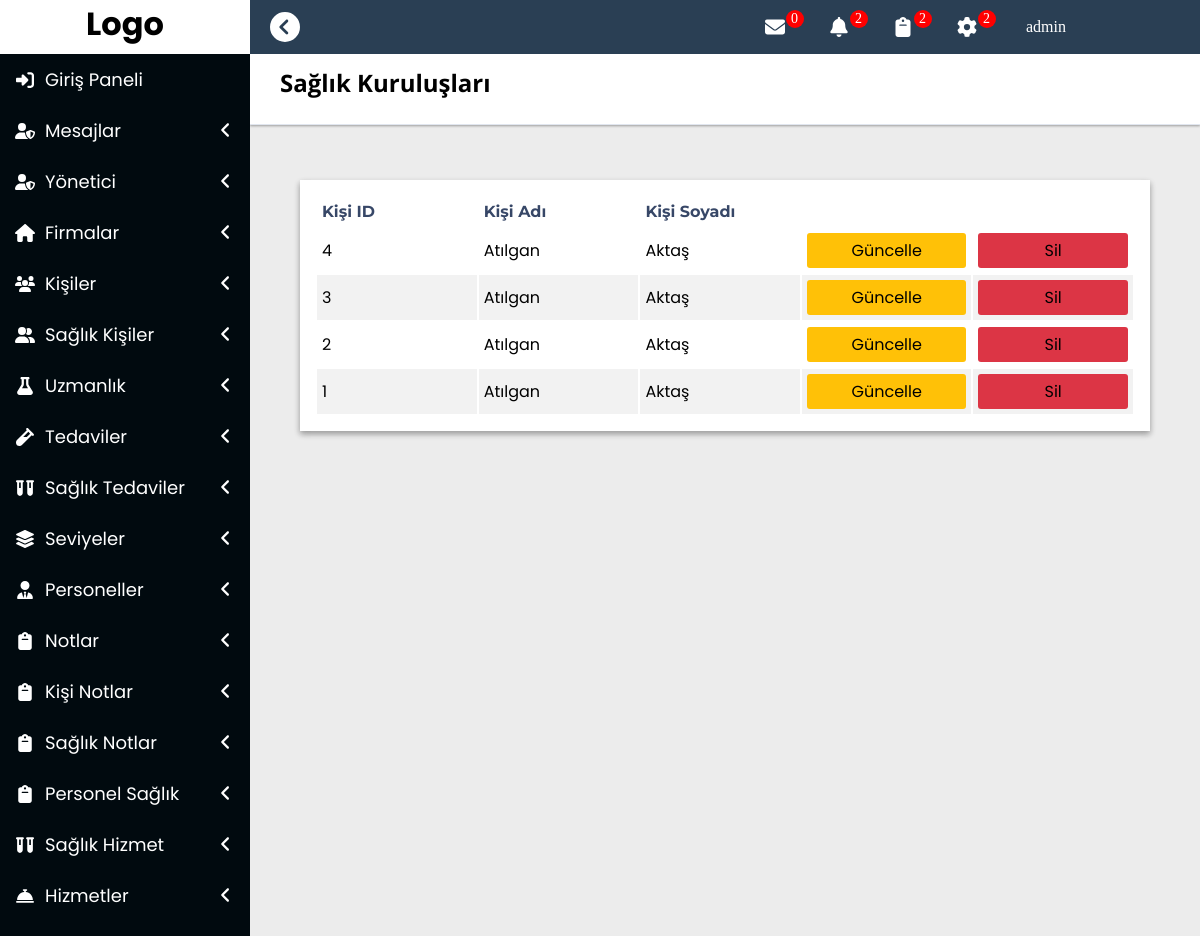
The page /kisilerlistele/ (signed in) on the database its author committed.
### base/models.py (models this page shows, shortened)
class Kisiler(models.Model):
    ad = models.CharField(max_length = 50,null=False,blank=False,verbose_name = "Ad")
    soyad = models.CharField(max_length = 50,null=False,blank=False,verbose_name = "Soyad")
    gorev = models.CharField(max_length = 50,null=False,blank=False,verbose_name = "Gorev")
    telefon = models.PositiveIntegerField(null=False,blank=False,verbose_name = "Telefon")
    mail = models.EmailField(max_length = 50,null=False,blank=False,verbose_name = "E-mail")
    linkedin = models.CharField(max_length = 50,verbose_name = "LinkedIn")
    whatsapp = models.CharField(max_length = 50,verbose_name = "Whatsapp")
    instagram = models.CharField(max_length = 50,verbose_name = "Instagram")
    eklenmeTarihi = models.DateTimeField(auto_now_add=True,verbose_name="Oluşturulma Tarihi")
    class Meta:
        ordering = ['-eklenmeTarihi']

### base/views.py (the view)
# urls.py: path('kisilerlistele/', views.kisilerListele, name = "kisilerListele"),
def kisilerListele(request):
    mesajlar = Mesajlar.objects.filter(alıcı=request.user,okundu=False)
    mesajlarAdet = len(mesajlar)
    kisiler = Kisiler.objects.all()
    context={
        "mesajlar":mesajlar,
        "mesajlarAdet":mesajlarAdet,
        "kisiler":kisiler
    }
    return render(request,"Listele/kisiler.html",context)

### templates/Listele/kisiler.html
{% extends "layout.html" %}
{% block body %}
<div class="ContentLayout">
    <div class="Pagination">
        <h1>Sağlık Kuruluşları</h1>
    </div>
    <div class="SubContent">
        <div class="tablo">
            <table>
                <thead>
                    <tr>
                        <td>Kişi ID</td>
                        <td>Kişi Adı</td>
                        <td>Kişi Soyadı</td>
                    </tr>
                </thead>
                <tbody>
                    {% for kisi in kisiler %}
                    <tr>
                        <td>{{kisi.id}}</td>
                        <td>{{kisi.ad}}</td>
                        <td>{{kisi.soyad}}</td>
                        <td><a href="{% url 'base:kisilerDuzenle' kisi.id %}" class = "btn-update">Güncelle</a></td>
                        <td><a href="{% url 'base:kisilerSil' kisi.id %}" class = "btn-delete">Sil</a> </td>
                    </tr>
                    {% endfor %}
                </tbody>
            </table>
        </div>
    </div>
</div>
{% endblock body %}

### templates/layout.html (shortened to what this page needs)
<!DOCTYPE html>
{% load static %}
<html lang="en">
<head>
    <link rel="stylesheet" href="{% static 'css/style.css' %}">
</head>
<body>
    <div id="Layout">
        <div id="SideMenu">
            <div id="Logo">
                <h1>Logo</h1>
            </div>
            <ul>
                <li class="treeview">
                    <a href="{% url 'user:login' %}">
                        <i class="fa fa-sign-in-alt"></i>
                        <span>Giriş Paneli</span>
                    </a>
                </li>
                <li class="treeview">
                    <a href="#">
                        <i class="fa fa-user-shield" ></i>
                        <span>Mesajlar</span>
                        <div class="pull-right">
                            <i class="fa fa-angle-left"></i>
                        </div>
                    </a>
                </li>
                <li class="treeview">
                    <a class="ignore-click"  href="#">
                        <i class="fa fa-user-shield"></i>
                        <span>Yönetici</span>
                        <div class="pull-right">
                            <i class="fa fa-angle-left"></i>
                        </div>
                    </a>
                </li>
                <li class="treeview">
                    <a href="#">
                        <i class="fa fa-home" ></i>
                        <span>Firmalar</span>
                        <div class="pull-right">
                            <i class="fa fa-angle-left"></i>
                        </div>
                    </a>
                </li>
                <li class="treeview">
                    <a class="ignore-click" href="#">
                        <i class="fa fa-users"></i>
                        <span>Kişiler</span>
                        <div class="pull-right">
                            <i class="fa fa-angle-left"></i>
                        </div>
                    </a>
                </li>
                <li class="treeview">
                    <a class="ignore-click" href="#">
                        <i class="fa fa-user-friends"></i>
                        <span>Sağlık Kişiler</span>
                        <div class="pull-right">
                            <i class="fa fa-angle-left"></i>
                        </div>
                    </a>
                </li>
                <li class="treeview">
                    <a class="ignore-click" href="#">
                        <i class="fa fa-flask"></i>
                        <span>Uzmanlık</span>
                        <div class="pull-right">
                            <i class="fa fa-angle-left"></i>
                        </div>
                    </a>
                </li>
                <li class="treeview">
                    <a class="ignore-click" href="#">
                        <i class="fa fa-vial"></i>
                        <span>Tedaviler</span>
                        <div class="pull-right">
                            <i class="fa fa-angle-left"></i>
                        </div>
                    </a>
                </li>
                <li  class="treeview">
                    <a class="ignore-click" href="#">
                        <i class="fa fa-vials"></i>
                        <span>Sağlık Tedaviler</span>
                        <div class="pull-right">
                            <i class="fa fa-angle-left"></i>
                        </div>
                    </a>
                </li>
                <li class="treeview">
                    <a class="ignore-click" href="#">
                        <i class="fa fa-layer-group"></i>
                        <span>Seviyeler</span>
                        <div class="pull-right">
                            <i class="fa fa-angle-left"></i>
                        </div>
                    </a>
                </li>
                <li class="treeview">
                    <a class="ignore-click" href="#">
                        <i class="fa fa-user-tie"></i>
                        <span>Personeller</span>
                        <div class="pull-right">
                            <i class="fa fa-angle-left"></i>
                        </div>
                    </a>
                </li>
                <li class="treeview">
                    <a class="ignore-click" href="#">
                        <i class="fa fa-clipboard"></i>
                        <span>Notlar</span>
                        <div class="pull-right">
                            <i class="fa fa-angle-left"></i>
                        </div>
                    </a>
                </li>
                <li class="treeview">
                    <a class="ignore-click" href="#">
                        <i class="fa fa-clipboard"></i>
                        <span>Kişi Notlar</span>
                        <div class="pull-right">
                            <i class="fa fa-angle-left"></i>
                        </div>
                    </a>
                </li>
                <li class="treeview">
                    <a class="ignore-click" href="#">
                        <i class="fa fa-clipboard"></i>
                        <span>Sağlık Notlar</span>
                        <div class="pull-right">
                            <i class="fa fa-angle-left"></i>
                        </div>
                    </a>
                </li>
                <li class="treeview">
                    <a class="ignore-click" href="#">
                        <i class="fa fa-clipboard"></i>
                        <span>Personel Sağlık</span>
                        <div class="pull-right">
                            <i class="fa fa-angle-left"></i>
                        </div>
                    </a>
                </li>
                <li class="treeview">
                    <a class="ignore-click" href="#">
                        <i class="fa fa-vials"></i>
                        <span>Sağlık Hizmet</span>
                        <div class="pull-right">
                            <i class="fa fa-angle-left"></i>
                        </div>
                    </a>
                </li>
                <li class="treeview">
                    <a class="ignore-click" href="#">
                        <i class="fa fa-concierge-bell"></i>
                        <span>Hizmetler</span>
                        <div class="pull-right">
                            <i class="fa fa-angle-left"></i>
                        </div>
                    </a>
                </li>
            </ul>
        </div>
        <main id="MainSide">
            <div id="TopMenu">
                <p id="HideSideNav"><i style="height: 30px;width: 30px;" class="fa fa-chevron-circle-left"></i></p>
                <ul>
                    <li style="margin-left: 15px;"><a href="">{{request.user.username}}</a></li>
                    <li><a href="#"><i style="height: 20px;width: 20px;" class="fa fa-cog"></i><span>2</span></a>
                    </li>
                    <li><a href="#"><i style="height: 20px;width: 20px;" class="fa fa-clipboard"></i><span>2</span></a>
                    </li>
                    <li><a href="#"><i style="height: 20px;width: 20px;" class="fa fa-bell"></i><span>2</span></a>
                    </li>
                    <li><a href="#"><i style="height: 20px;width: 20px;" class="fa fa-envelope"></i><span>{{mesajlarAdet}}</span></a>
                    </li>
                </ul>
            </div>
            <div id="Content">
                {% block body %}
                {% endblock body %}
            </div>
        </main>
    </div>
</body>
</html>

### static/css/style.css (style rules this page uses)
* { padding: 0px; margin: 0px; box-sizing: border-box; }
ul { list-style: none; }
a { text-decoration: none; color: white; }
#Layout { display: flex; max-width: 100vw; min-height: 100vh; overflow-x: hidden; }
#SideMenu { width: 250px; min-height: 100vh; background-color: #010A0F; }
#Logo { height: 54px; background-color: rgb(255, 255, 255); font-family: 'Poppins', sans-serif; text-align: center; }
#SideMenu > ul { list-style: none; width: 100%; margin-bottom: 150px; }
#SideMenu > ul > li { width: 100%; color: white; font-family: 'Poppins', sans-serif; }
#SideMenu > ul > li > a { font-size: 18px; display: flex; align-items: center; width: 100%; position: relative; padding: 12px 5px 12px 15px; }
#SideMenu > ul > li > a > svg { width: 20px; margin-right: 10px; }
#SideMenu > ul .pull-right { width: 20px; position: absolute; right: 10px; }
#MainSide { width: calc(100% - 250px); overflow-x: hidden; }
#TopMenu { width: calc(100vw - 250px); height: 54px; position: relative; padding: 0px 20px; display: flex; align-items: center; z-index: 99; background-color: #2A3F54; }
#TopMenu > p { height: 30px; width: 30px; color: white; }
#TopMenu > ul { list-style: none; position: absolute; right: 120px; min-width: 350px; height: 100%; }
#TopMenu > ul > li { float: right; width: 54px; height: 100%; margin-left: 10px; }
#TopMenu > ul > li > a { position: relative; height: 100%; width: 100%; display: flex; align-items: center; }
#TopMenu > ul > li > a > span { position: absolute; font-size: 14px; top: 10px; right: 15px; line-height: 3px; padding: 7px 5px; border-radius: 50em; height: 18px; width: 18px; background-color: red; }
#Content { position: relative; min-width: calc(100vw - 250px); min-height: 1071px; max-width: 100vw; background-color: #ECECEC; font-family: 'Poppins', sans-serif; }
.SubContent { min-height: 995px; height: 100%; padding: 50px; overflow-y: scroll; }
.tablo { margin-bottom: 25px; box-shadow: 0 3px 6px rgb(0 0 0 / 16%), 0 3px 6px rgb(0 0 0 / 23%); background-color: #fff; overflow-y: hidden; overflow-x: scroll; }
.tablo > table { padding: 15px; }
.tablo > table > thead { font-family: 'Montserrat', sans-serif; font-weight: 700; color: #374767; }
.tablo td { width: 10%; padding: 5px; overflow: hidden; text-overflow: ellipsis; }
.tablo tbody > tr { border-bottom: lightgrey solid 1px; }
.tablo tbody > tr > td > a { color: black; }
.tablo tbody > tr:nth-child(even) { background-color: #f2f2f2; }
a.btn-update { display: inline-block; min-width: 100%; padding: 5px; color: black; background-color: #FFC107; border-radius: 3px; text-align: center; }
a.btn-delete { display: inline-block; min-width: 100%; padding: 5px; color: black; background-color: #DC3545; border-radius: 3px; text-align: center; }
.ContentLayout { min-height: 1071px; }
.Pagination { font-family: 'Open Sans', sans-serif; width: 100%; height: 71px; background-color: white; padding: 12px 30px; border-bottom: 1px solid #e1e6ef; margin-bottom: 0px; box-shadow: 0 1px 3px rgba(0, 0, 0, 0.12), 0 1px 2px rgba(0, 0, 0, 0.24); margin-bottom: 5px; }
.Pagination > h1 { font-size: 24px; color:black; background: #fff; text-shadow: none; }

### rows shown on the page
Kisiler: id "4", ad "Atılgan", soyad "Aktaş"
Kisiler: id "3", ad "Atılgan", soyad "Aktaş"
Kisiler: id "2", ad "Atılgan", soyad "Aktaş"
Kisiler: id "1", ad "Atılgan", soyad "Aktaş"

### other values the page prints
{{ request.user.username }} "admin"
{{ mesajlarAdet }} "0"
